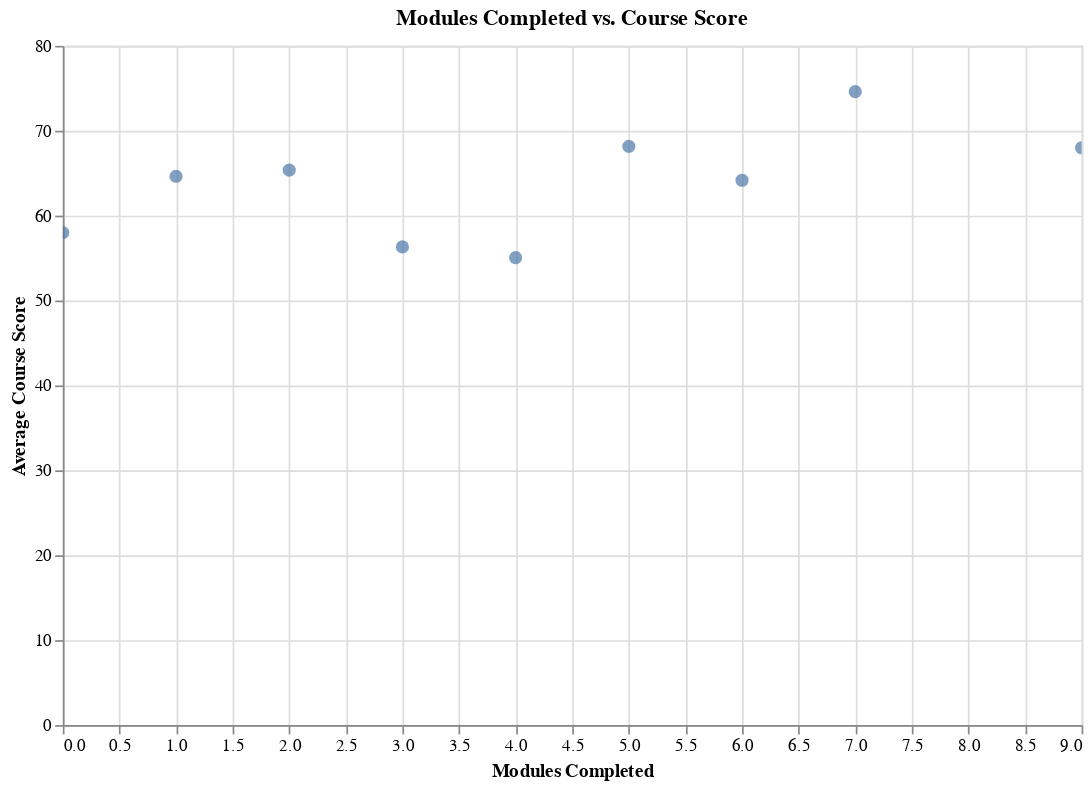

Notebook code for this chart:
### Markdown cell above
Hypothesis: There is a positive relationship between the number of modules completed in a course and the course score achieved by the employee.

### Code cell
# Aggregate data based on modules completed
modules_performance = employee_performance.groupby('modules_completed').agg({
    'course_score': 'mean'
}).reset_index()


chart4 = alt.Chart(modules_performance).mark_circle(size=60).encode(
    x=alt.X('modules_completed:Q', title='Modules Completed'),
    y=alt.Y('course_score:Q', title='Average Course Score'),
    tooltip=['modules_completed', 'course_score']
).properties(
    title='Modules Completed vs. Course Score',
    width=600,
    height=400
).interactive()

chart4.show()

### Figure 1 — Vega-Lite specification as saved in the notebook (floating-point values rounded to 4 significant figures)
{"config": {"view": {"continuousWidth": 300, "continuousHeight": 300}}, "data": {"name": "data-4f1eb585121858ecabc36bc6b9684a19"}, "mark": {"type": "circle", "size": 60}, "encoding": {"tooltip": [{"field": "modules_completed", "type": "quantitative"}, {"field": "course_score", "type": "quantitative"}], "x": {"field": "modules_completed", "title": "Modules Completed", "type": "quantitative"}, "y": {"field": "course_score", "title": "Average Course Score", "type": "quantitative"}}, "height": 400, "params": [{"name": "param_14", "select": {"type": "interval", "encodings": ["x", "y"]}, "bind": "scales"}], "title": "Modules Completed vs. Course Score", "width": 600, "$schema": "https://vega.github.io/schema/vega-lite/v5.20.1.json", "datasets": {"data-4f1eb585121858ecabc36bc6b9684a19": [{"modules_completed": 0.0, "course_score": 58.0}, {"modules_completed": 1.0, "course_score": 64.64}, {"modules_completed": 2.0, "course_score": 65.36}, {"modules_completed": 3.0, "course_score": 56.32}, {"modules_completed": 4.0, "course_score": 55.05}, {"modules_completed": 5.0, "course_score": 68.17}, {"modules_completed": 6.0, "course_score": 64.17}, {"modules_completed": 7.0, "course_score": 74.6}, {"modules_completed": 9.0, "course_score": 68.0}]}}
